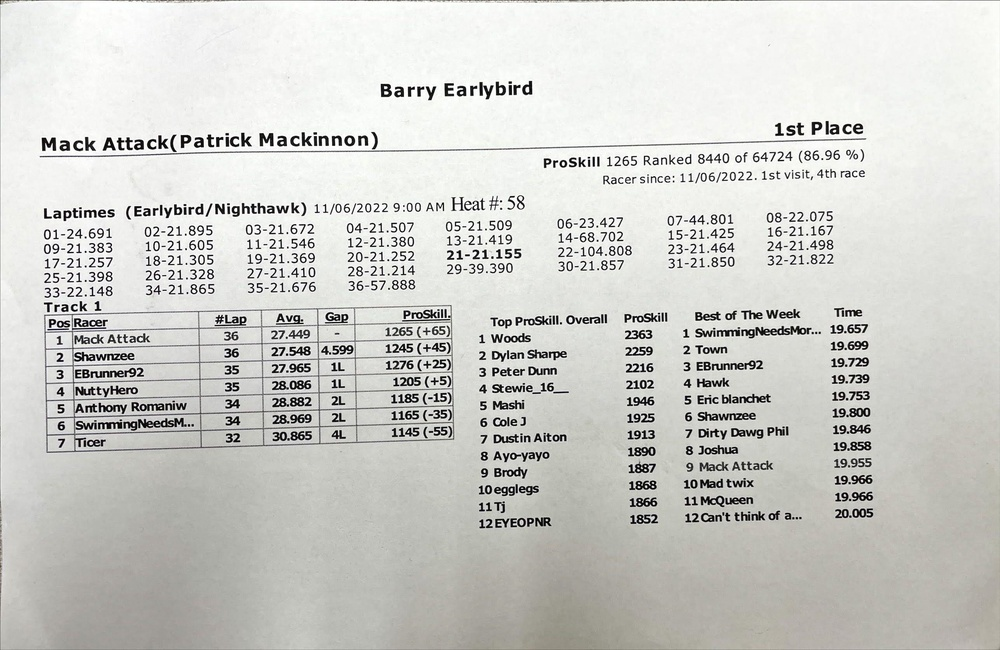
#> input picture raw data/IMG_3153.JPG, 1000 x 650 px, shrunk from 2573 x 1673 before the run, found by its file name
$ jupyter execute 'GoKarts Pic to Text.ipynb'   (older library calls are emulated)
#> lines starting #> are read from the running program, lines starting #| are printed output that depends on the picture; after the words box and inside, x2 and y2 are one past the last pixel; in counts of white or black regions, pixels touching at a corner belong together
[cell 1]
from sklearn.cluster import AgglomerativeClustering
from pytesseract import Output
from tabulate import tabulate
import pandas as pd
import numpy as np
import pytesseract
import argparse
import imutils
import cv2

[cell 2]
# # construct the argument parser and parse the arguments
# ap = argparse.ArgumentParser()
# ap.add_argument("-i", "--image", required=True,
# 	help="path to input image to be OCR'd")
# ap.add_argument("-o", "--output", required=True,
# 	help="path to output CSV file")
# ap.add_argument("-c", "--min-conf", type=int, default=0,
# 	help="minimum confidence value to filter weak text detection")
# ap.add_argument("-d", "--dist-thresh", type=float, default=25.0,
# 	help="distance threshold cutoff for clustering")
# ap.add_argument("-s", "--min-size", type=int, default=2,
# 	help="minimum cluster size (i.e., # of entries in column)")
# args = vars(ap.parse_args())

[cell 3]
# set a seed for our random number generator
np.random.seed(42)
# load the input image and convert it to grayscale
image = cv2.imread('raw data\IMG_3153.JPG')
#> image is the input picture: shape (650, 1000, 3); mean B, G, R 202.1, 206.3, 206.1
gray = cv2.cvtColor(image, cv2.COLOR_BGR2GRAY)

[cell 4]
# initialize a rectangular kernel that is ~5x wider than it is tall,
# then smooth the image using a 3x3 Gaussian blur and then apply a
# blackhat morphological operator to find dark regions on a light
# background
kernel = cv2.getStructuringElement(cv2.MORPH_RECT, (51, 11))
gray = cv2.GaussianBlur(gray, (3, 3), 0)
blackhat = cv2.morphologyEx(gray, cv2.MORPH_BLACKHAT, kernel)
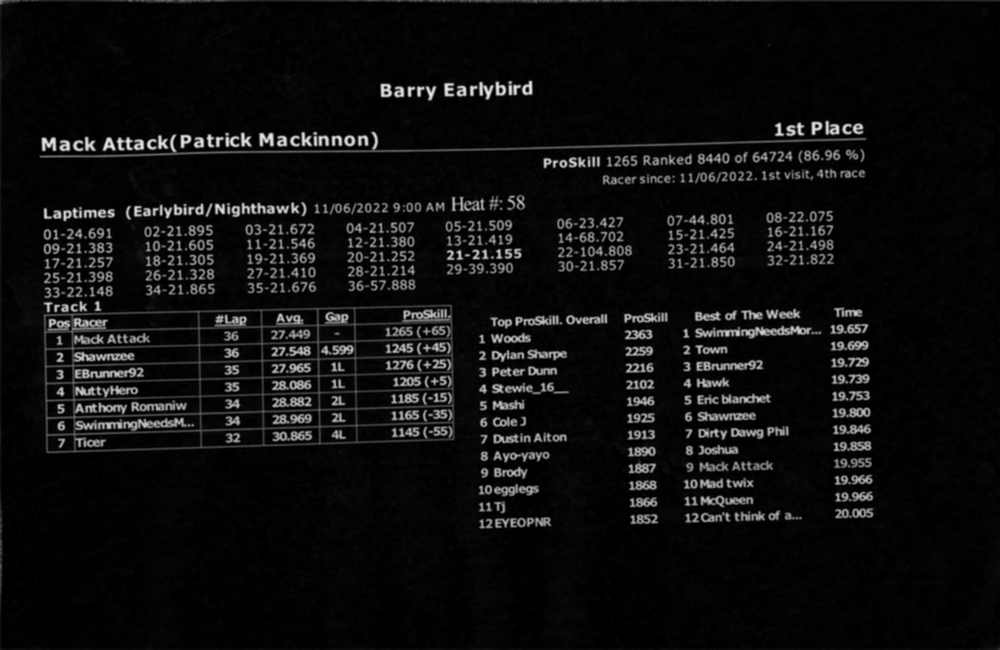
#> blackhat: shape (650, 1000); min 0, max 237, mean 14.4
# compute the Scharr gradient of the blackhat image and scale the
# result into the range [0, 255]
grad = cv2.Sobel(blackhat, ddepth=cv2.CV_32F, dx=1, dy=0, ksize=-1)
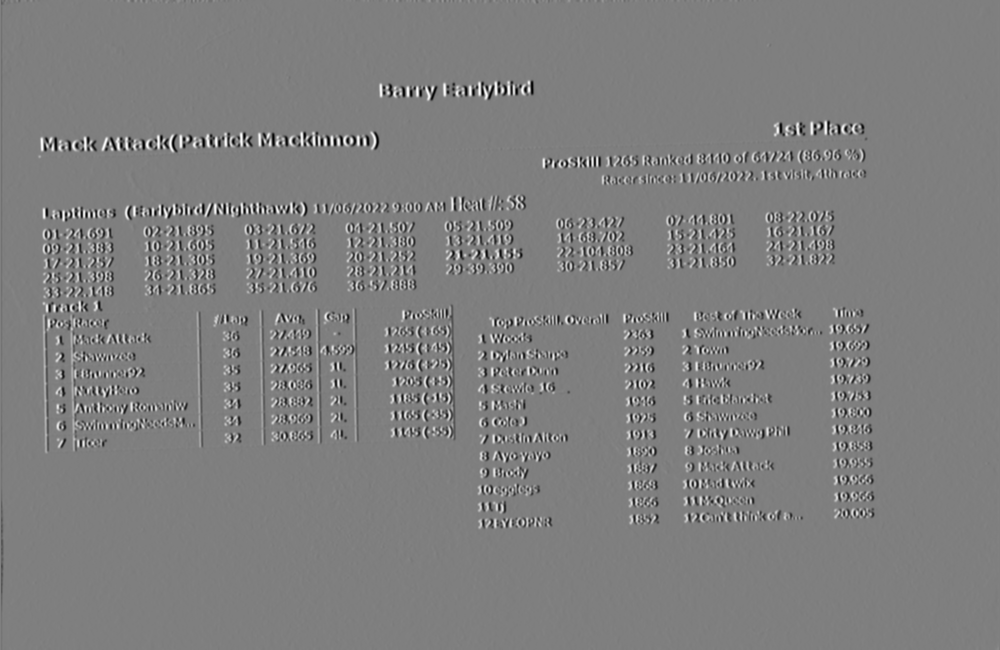
#> grad: shape (650, 1000) float32; min -2900, max 2910, mean -0.5; drawn with min black and max white
grad = np.absolute(grad)
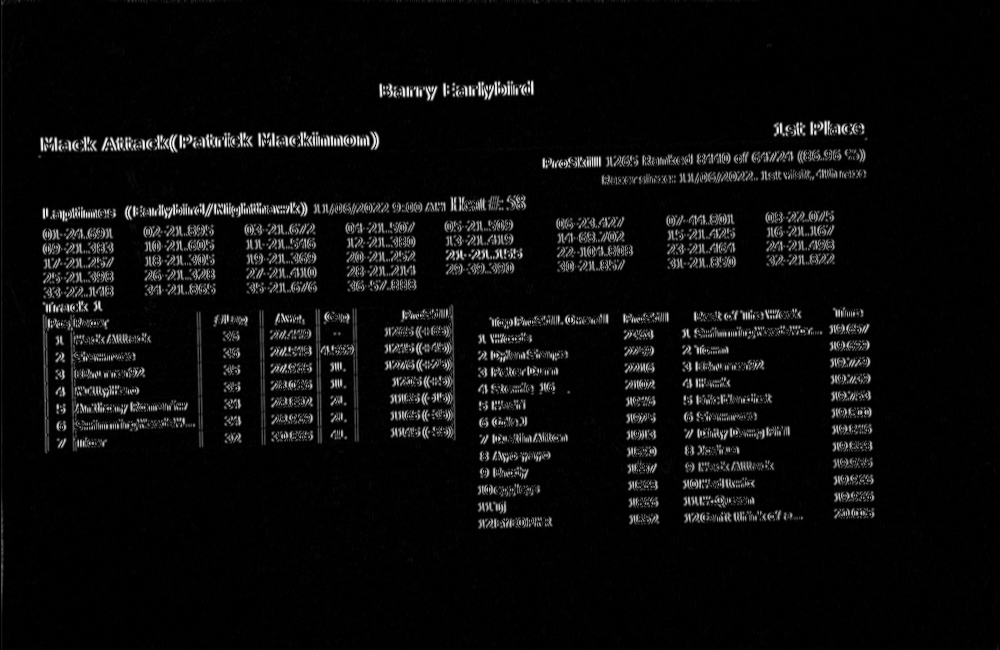
#> grad: shape (650, 1000) float32; min 0, max 2910, mean 136.9; drawn with min black and max white
(minVal, maxVal) = (np.min(grad), np.max(grad))
#> minVal = 0; maxVal = 2910
grad = (grad - minVal) / (maxVal - minVal)
grad = (grad * 255).astype("uint8")
# apply a closing operation using the rectangular kernel to close
# gaps in between characters, apply Otsu's thresholding method, and
# finally a dilation operation to enlarge foreground regions
grad = cv2.morphologyEx(grad, cv2.MORPH_CLOSE, kernel)
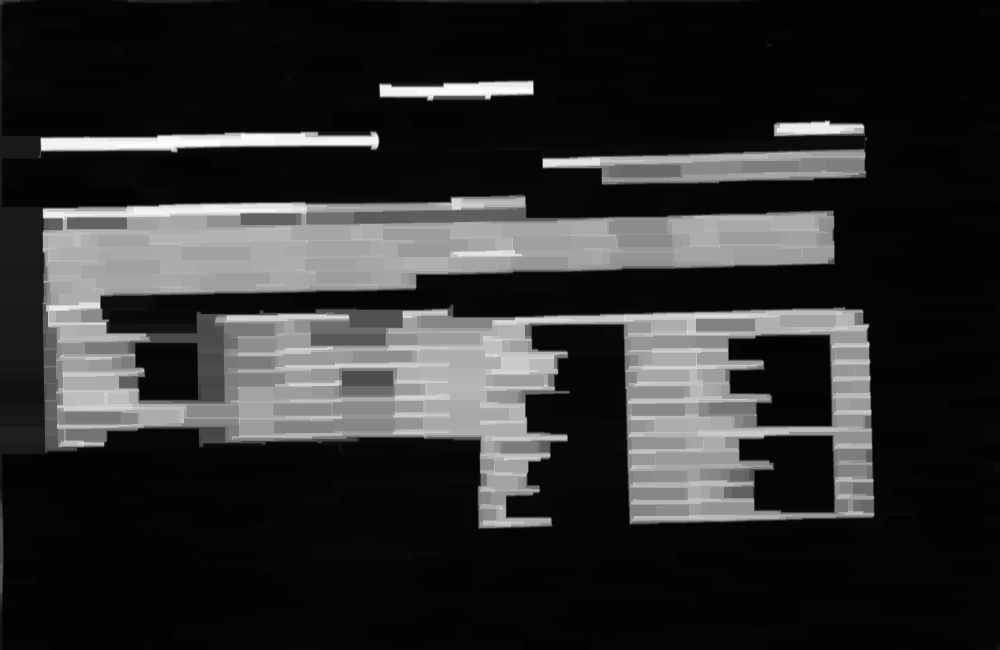
#> grad: shape (650, 1000); min 2, max 255, mean 46.3
thresh = cv2.threshold(grad, 0, 255,
	cv2.THRESH_BINARY | cv2.THRESH_OTSU)[1]
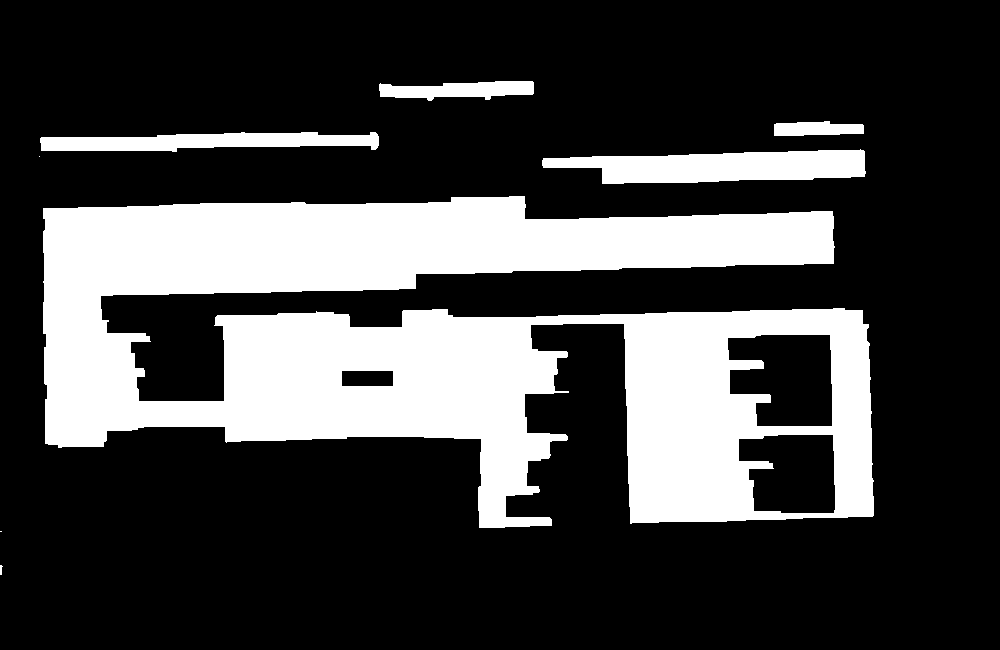
#> thresh: shape (650, 1000); 25.9% white; 8 white regions (2 under 20 px), largest, box (x1, y1, x2, y2) and area: (43, 196, 874, 528) 152216, (542, 149, 866, 184) 7968, (40, 132, 379, 152) 4638, (379, 81, 534, 101) 2092, (774, 121, 864, 136) 1088, (0, 565, 3, 575) 21
thresh = cv2.dilate(thresh, None, iterations=3)
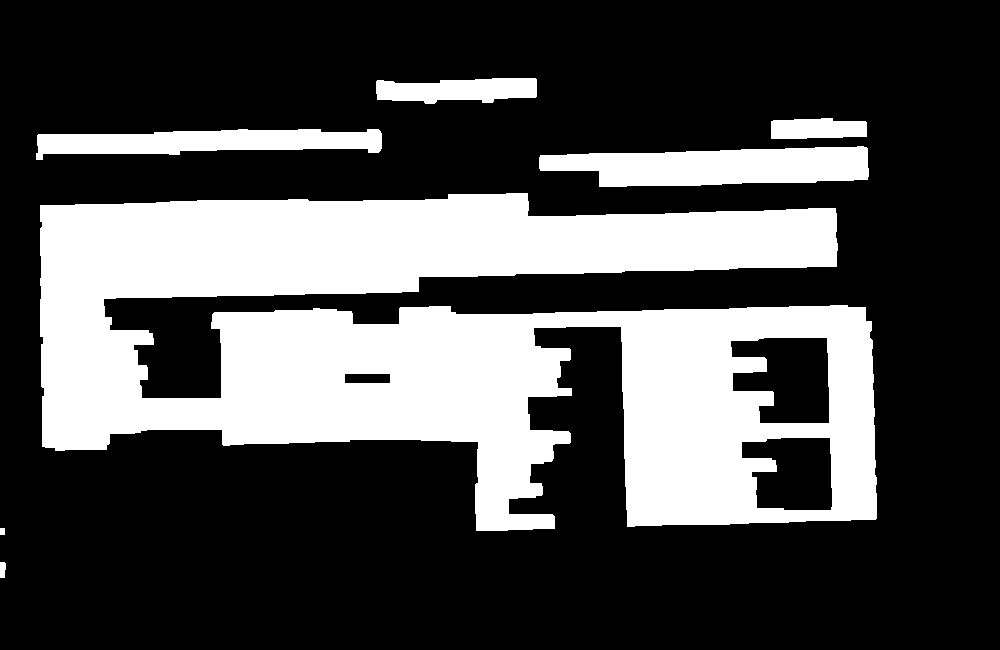
#> thresh: shape (650, 1000); 29.6% white; 7 white regions
cv2.imshow("Thresh", thresh)
cv2.waitKey(0)
cv2.destroyAllWindows()

[cell 5]
# find contours in the thresholded image and grab the largest one,
# which we will assume is the stats table
cnts = cv2.findContours(thresh.copy(), cv2.RETR_EXTERNAL,
	cv2.CHAIN_APPROX_SIMPLE)
#> cnts = 7 contours; box (x1, y1, x2, y2) and area: (40, 193, 877, 531) 179708, (539, 146, 869, 187) 9800, (36, 129, 382, 160) 6546, (376, 78, 537, 104) 3032, (771, 118, 867, 139) 1642, (0, 562, 6, 578) 67, (0, 528, 5, 535) 24
cnts = imutils.grab_contours(cnts)
tableCnt = max(cnts, key=cv2.contourArea)
#> tableCnt = contour of 420 points, box (x1, y1, x2, y2) (40, 193, 877, 531), area 179708
# compute the bounding box coordinates of the stats table and extract
# the table from the input image
(x, y, w, h) = cv2.boundingRect(tableCnt)
#> x = 40; y = 193; w = 837; h = 338
table = image[y:y + h, x:x + w]
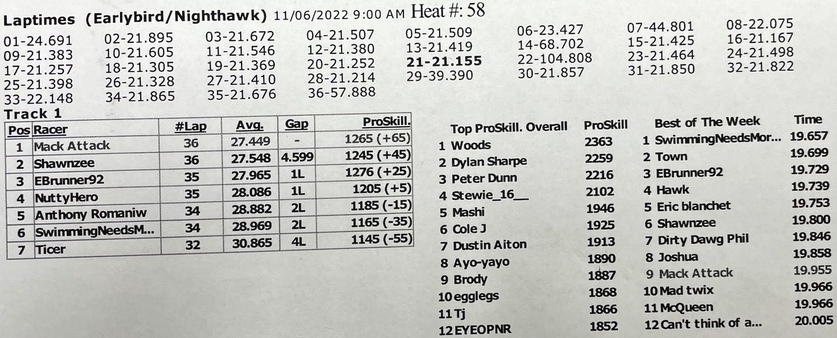
#> table: shape (338, 837, 3); mean B, G, R 191.5, 195.4, 194.8
# show the original input image and extracted table to our screen
cv2.imshow("Input", image)
cv2.imshow("Table", table)
cv2.waitKey(0)
cv2.destroyAllWindows()

$ run again, with raw data/IMG_3155.JPG copied over raw data/IMG_3153.JPG
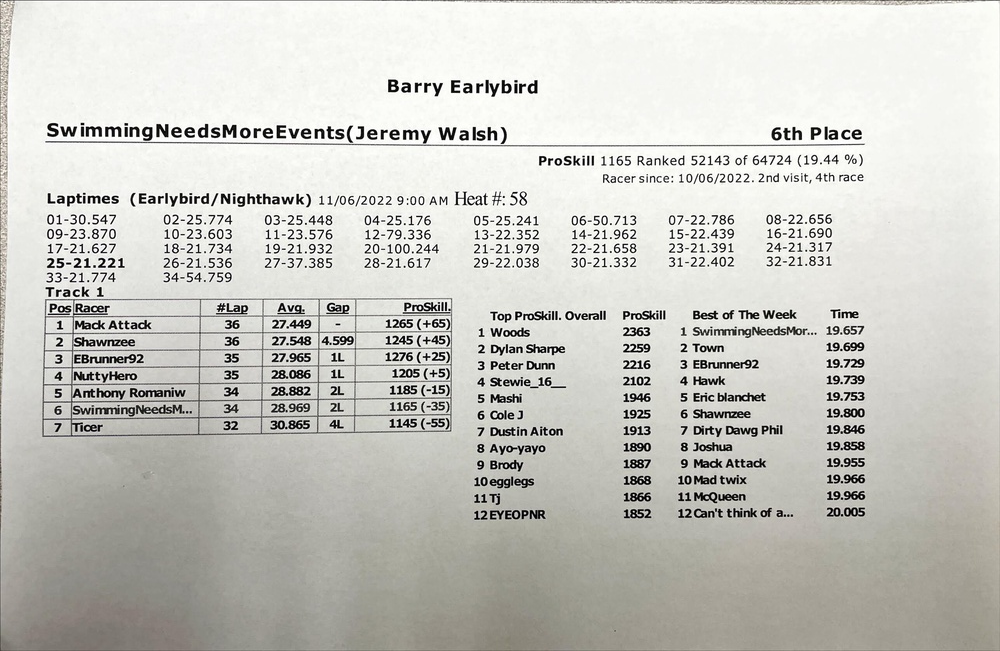
#> input picture raw data/IMG_3155.JPG, 1000 x 651 px, shrunk from 2573 x 1675 before the run, found by its file name
#> image is the input picture: shape (651, 1000, 3); mean B, G, R 195, 200.8, 201.1
#> minVal = 0; maxVal = 3005
#> `thresh = cv2.dilate(thresh, None, iterations=3)`:
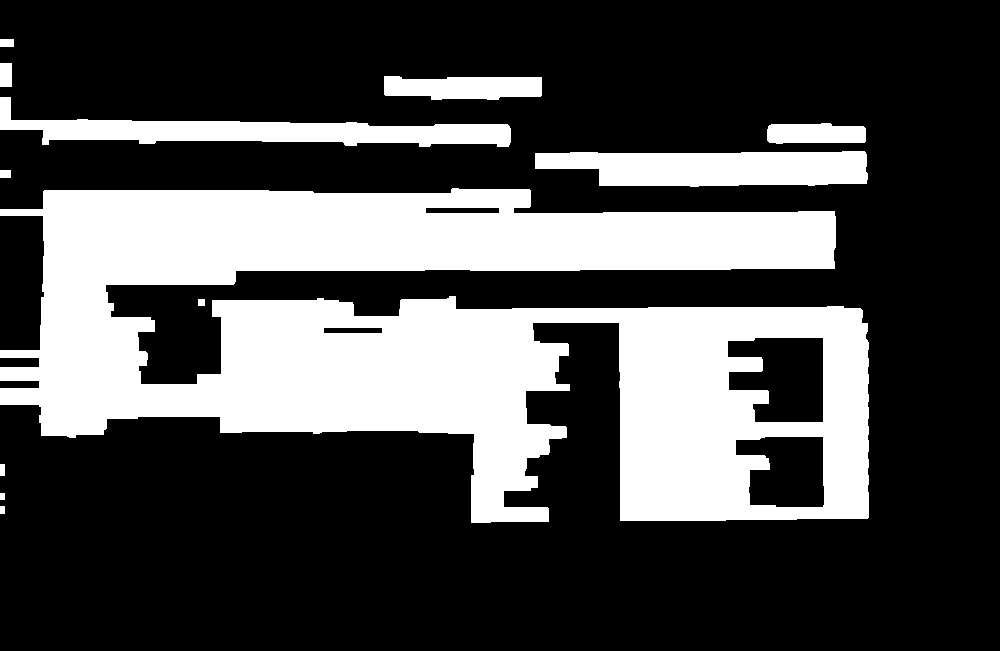
#> thresh: shape (651, 1000); 29.6% white; 12 white regions
#> cnts = 12 contours; largest, box (x1, y1, x2, y2) and area: (0, 188, 869, 523) 176731, (535, 151, 868, 187) 9532, (0, 97, 511, 147) 9426, (384, 76, 542, 100) 3018, (767, 123, 866, 144) 1702
#> tableCnt = contour of 358 points, box (x1, y1, x2, y2) (0, 188, 869, 523), area 176731
#> x = 0; y = 188; w = 869; h = 335
#> `table = image[y:y + h, x:x + w]`:
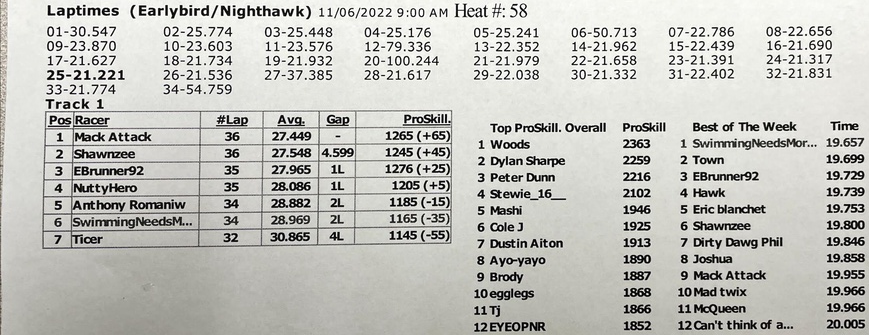
#> table: shape (335, 869, 3); mean B, G, R 188.9, 194, 193.9

$ run again, with raw data/IMG_3156.JPG copied over raw data/IMG_3153.JPG
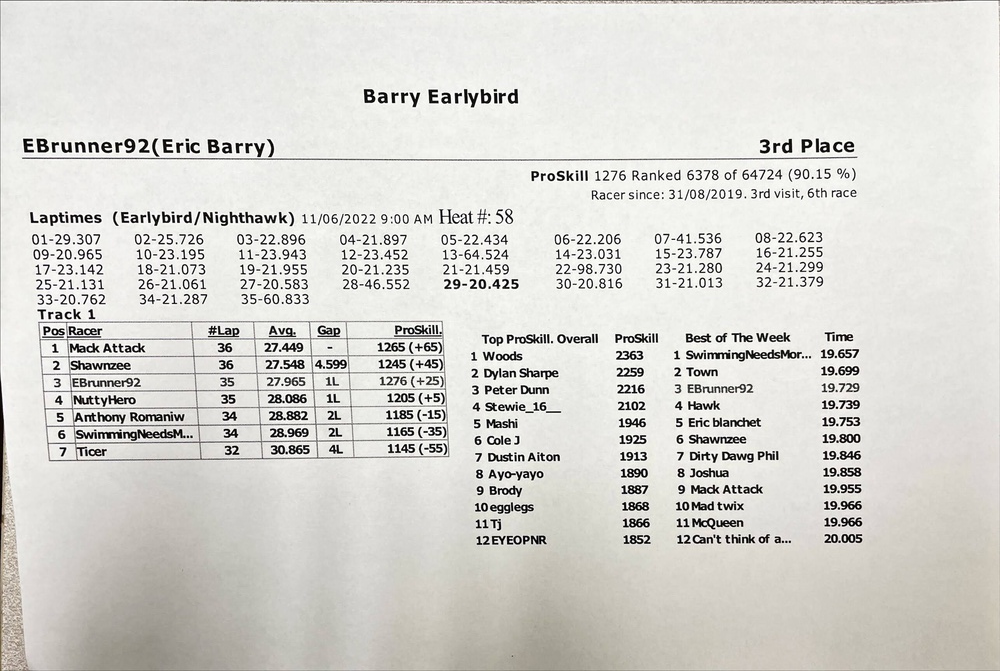
#> input picture raw data/IMG_3156.JPG, 1000 x 671 px, shrunk from 2573 x 1727 before the run, found by its file name
#> image is the input picture: shape (671, 1000, 3); mean B, G, R 209.3, 214.1, 215.2
#> minVal = 0; maxVal = 2958
#> `thresh = cv2.dilate(thresh, None, iterations=3)`:
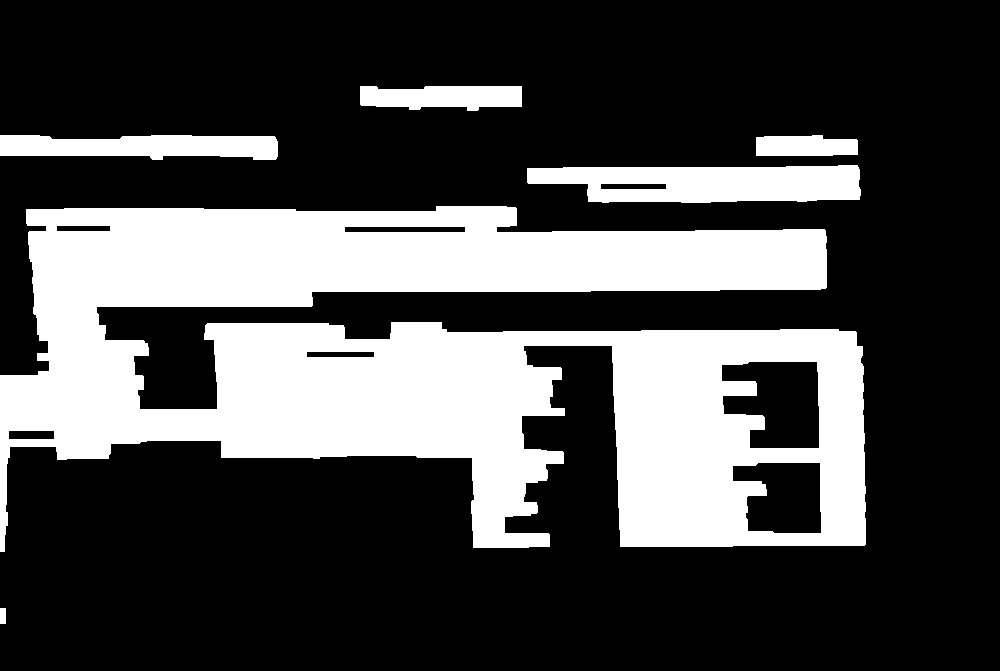
#> thresh: shape (671, 1000); 28.8% white; 6 white regions
#> cnts = 6 contours; box (x1, y1, x2, y2) and area: (0, 206, 866, 552) 182759, (527, 165, 861, 203) 10134, (0, 135, 278, 160) 5300, (360, 86, 522, 111) 3141, (756, 135, 858, 156) 1792, (0, 608, 6, 624) 75
#> tableCnt = contour of 381 points, box (x1, y1, x2, y2) (0, 206, 866, 552), area 182759
#> x = 0; y = 206; w = 866; h = 346
#> `table = image[y:y + h, x:x + w]`:
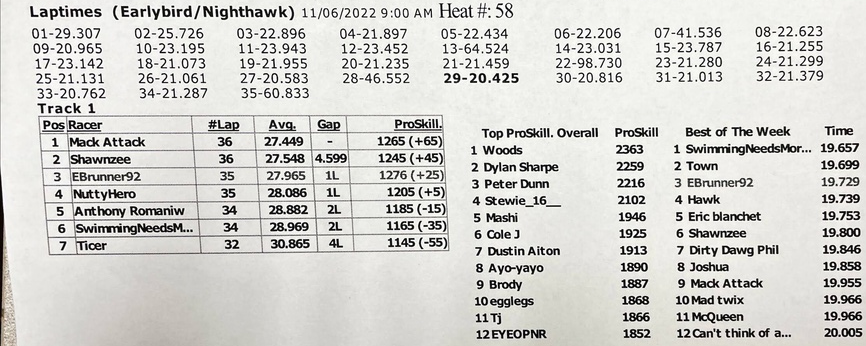
#> table: shape (346, 866, 3); mean B, G, R 206.4, 210.3, 210.8
